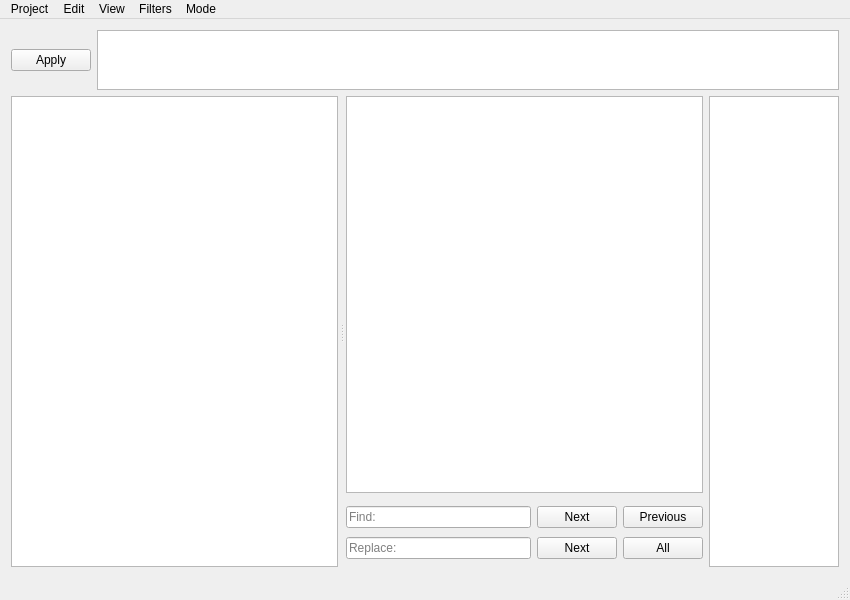
<?xml version="1.0" encoding="UTF-8"?>
<ui version="4.0">
 <class>MainWindow</class>
 <widget class="QMainWindow" name="MainWindow">
  <property name="enabled">
   <bool>true</bool>
  </property>
  <property name="geometry">
   <rect>
    <x>0</x>
    <y>0</y>
    <width>850</width>
    <height>600</height>
   </rect>
  </property>
  <property name="windowTitle">
   <string>ManuLab</string>
  </property>
  <widget class="QWidget" name="centralWidget">
   <layout class="QVBoxLayout" name="verticalLayout">
    <item>
     <layout class="QHBoxLayout" name="horizontalLayout_2">
      <item>
       <widget class="QPushButton" name="filtersExecute">
        <property name="sizePolicy">
         <sizepolicy hsizetype="Maximum" vsizetype="Fixed">
          <horstretch>0</horstretch>
          <verstretch>0</verstretch>
         </sizepolicy>
        </property>
        <property name="text">
         <string>Apply</string>
        </property>
       </widget>
      </item>
      <item>
       <widget class="FilterList" name="filtersList">
        <property name="sizePolicy">
         <sizepolicy hsizetype="Preferred" vsizetype="Preferred">
          <horstretch>0</horstretch>
          <verstretch>0</verstretch>
         </sizepolicy>
        </property>
        <property name="maximumSize">
         <size>
          <width>16777215</width>
          <height>60</height>
         </size>
        </property>
        <property name="font">
         <font>
          <family>Sans Serif</family>
          <pointsize>12</pointsize>
          <weight>50</weight>
          <bold>false</bold>
         </font>
        </property>
        <property name="selectionMode">
         <enum>QAbstractItemView::NoSelection</enum>
        </property>
        <property name="textElideMode">
         <enum>Qt::ElideMiddle</enum>
        </property>
        <property name="verticalScrollMode">
         <enum>QAbstractItemView::ScrollPerPixel</enum>
        </property>
        <property name="horizontalScrollMode">
         <enum>QAbstractItemView::ScrollPerPixel</enum>
        </property>
        <property name="flow">
         <enum>QListView::LeftToRight</enum>
        </property>
        <property name="isWrapping" stdset="0">
         <bool>false</bool>
        </property>
        <property name="resizeMode">
         <enum>QListView::Fixed</enum>
        </property>
        <property name="layoutMode">
         <enum>QListView::SinglePass</enum>
        </property>
        <property name="viewMode">
         <enum>QListView::ListMode</enum>
        </property>
        <property name="uniformItemSizes">
         <bool>false</bool>
        </property>
        <property name="wordWrap">
         <bool>false</bool>
        </property>
       </widget>
      </item>
     </layout>
    </item>
    <item>
     <layout class="QHBoxLayout" name="horizontalLayout_4">
      <property name="sizeConstraint">
       <enum>QLayout::SetMaximumSize</enum>
      </property>
      <item>
       <widget class="QSplitter" name="splitter">
        <property name="sizePolicy">
         <sizepolicy hsizetype="Expanding" vsizetype="Expanding">
          <horstretch>0</horstretch>
          <verstretch>0</verstretch>
         </sizepolicy>
        </property>
        <property name="minimumSize">
         <size>
          <width>100</width>
          <height>0</height>
         </size>
        </property>
        <property name="orientation">
         <enum>Qt::Horizontal</enum>
        </property>
        <property name="opaqueResize">
         <bool>true</bool>
        </property>
        <property name="handleWidth">
         <number>8</number>
        </property>
        <property name="childrenCollapsible">
         <bool>false</bool>
        </property>
        <widget class="ImageViewer" name="imageView">
         <property name="enabled">
          <bool>true</bool>
         </property>
         <property name="sizePolicy">
          <sizepolicy hsizetype="Preferred" vsizetype="Preferred">
           <horstretch>0</horstretch>
           <verstretch>0</verstretch>
          </sizepolicy>
         </property>
         <property name="minimumSize">
          <size>
           <width>100</width>
           <height>0</height>
          </size>
         </property>
         <property name="baseSize">
          <size>
           <width>0</width>
           <height>0</height>
          </size>
         </property>
         <property name="acceptDrops">
          <bool>true</bool>
         </property>
         <property name="frameShape">
          <enum>QFrame::StyledPanel</enum>
         </property>
         <property name="frameShadow">
          <enum>QFrame::Sunken</enum>
         </property>
         <property name="midLineWidth">
          <number>0</number>
         </property>
         <property name="alignment">
          <set>Qt::AlignCenter</set>
         </property>
        </widget>
        <widget class="QFrame" name="frame">
         <property name="sizePolicy">
          <sizepolicy hsizetype="Fixed" vsizetype="Ignored">
           <horstretch>0</horstretch>
           <verstretch>0</verstretch>
          </sizepolicy>
         </property>
         <property name="minimumSize">
          <size>
           <width>0</width>
           <height>150</height>
          </size>
         </property>
         <property name="frameShape">
          <enum>QFrame::NoFrame</enum>
         </property>
         <property name="frameShadow">
          <enum>QFrame::Raised</enum>
         </property>
         <layout class="QVBoxLayout" name="v">
          <property name="leftMargin">
           <number>0</number>
          </property>
          <property name="topMargin">
           <number>0</number>
          </property>
          <property name="rightMargin">
           <number>0</number>
          </property>
          <property name="bottomMargin">
           <number>0</number>
          </property>
          <item>
           <widget class="TextEditor" name="textEdit">
            <property name="sizePolicy">
             <sizepolicy hsizetype="Preferred" vsizetype="Preferred">
              <horstretch>0</horstretch>
              <verstretch>0</verstretch>
             </sizepolicy>
            </property>
            <property name="minimumSize">
             <size>
              <width>0</width>
              <height>0</height>
             </size>
            </property>
            <property name="layoutDirection">
             <enum>Qt::LeftToRight</enum>
            </property>
           </widget>
          </item>
          <item>
           <widget class="QFrame" name="searchReplaceFrame">
            <property name="enabled">
             <bool>true</bool>
            </property>
            <property name="sizePolicy">
             <sizepolicy hsizetype="Minimum" vsizetype="Maximum">
              <horstretch>0</horstretch>
              <verstretch>0</verstretch>
             </sizepolicy>
            </property>
            <property name="maximumSize">
             <size>
              <width>16777215</width>
              <height>68</height>
             </size>
            </property>
            <property name="frameShape">
             <enum>QFrame::NoFrame</enum>
            </property>
            <property name="frameShadow">
             <enum>QFrame::Raised</enum>
            </property>
            <layout class="QGridLayout" name="gridLayout">
             <property name="leftMargin">
              <number>0</number>
             </property>
             <property name="topMargin">
              <number>0</number>
             </property>
             <property name="rightMargin">
              <number>0</number>
             </property>
             <property name="bottomMargin">
              <number>0</number>
             </property>
             <property name="horizontalSpacing">
              <number>6</number>
             </property>
             <property name="verticalSpacing">
              <number>2</number>
             </property>
             <item row="1" column="0">
              <layout class="QHBoxLayout" name="horizontalLayout">
               <property name="sizeConstraint">
                <enum>QLayout::SetMinimumSize</enum>
               </property>
               <item>
                <widget class="QLineEdit" name="findTextLineEdit">
                 <property name="placeholderText">
                  <string>Find:</string>
                 </property>
                </widget>
               </item>
               <item>
                <widget class="QPushButton" name="findNext">
                 <property name="text">
                  <string>Next</string>
                 </property>
                </widget>
               </item>
               <item>
                <widget class="QPushButton" name="findPrevious">
                 <property name="text">
                  <string>Previous</string>
                 </property>
                </widget>
               </item>
              </layout>
             </item>
             <item row="2" column="0">
              <layout class="QHBoxLayout" name="horizontalLayout_3">
               <property name="sizeConstraint">
                <enum>QLayout::SetMinimumSize</enum>
               </property>
               <item>
                <widget class="QLineEdit" name="replaceTextLineEdit">
                 <property name="placeholderText">
                  <string>Replace:</string>
                 </property>
                </widget>
               </item>
               <item>
                <widget class="QPushButton" name="replaceNext">
                 <property name="text">
                  <string>Next</string>
                 </property>
                </widget>
               </item>
               <item>
                <widget class="QPushButton" name="replaceAll">
                 <property name="text">
                  <string>All</string>
                 </property>
                </widget>
               </item>
              </layout>
             </item>
            </layout>
           </widget>
          </item>
         </layout>
        </widget>
       </widget>
      </item>
      <item>
       <widget class="FilterManager" name="filterManager">
        <property name="maximumSize">
         <size>
          <width>130</width>
          <height>16777215</height>
         </size>
        </property>
        <property name="focusPolicy">
         <enum>Qt::ClickFocus</enum>
        </property>
        <property name="alternatingRowColors">
         <bool>false</bool>
        </property>
        <property name="isWrapping" stdset="0">
         <bool>false</bool>
        </property>
        <property name="viewMode">
         <enum>QListView::ListMode</enum>
        </property>
        <property name="uniformItemSizes">
         <bool>false</bool>
        </property>
        <property name="wordWrap">
         <bool>false</bool>
        </property>
       </widget>
      </item>
     </layout>
    </item>
   </layout>
  </widget>
  <widget class="QStatusBar" name="statusBar"/>
  <widget class="QMenuBar" name="menuBar">
   <property name="geometry">
    <rect>
     <x>0</x>
     <y>0</y>
     <width>850</width>
     <height>25</height>
    </rect>
   </property>
   <widget class="QMenu" name="menuProject">
    <property name="title">
     <string>Project</string>
    </property>
    <addaction name="openProjectManager"/>
    <addaction name="saveProject"/>
    <addaction name="separator"/>
    <addaction name="actionExit"/>
   </widget>
   <widget class="QMenu" name="menuEdit">
    <property name="title">
     <string>Edit</string>
    </property>
    <addaction name="actionCopyText"/>
    <addaction name="actionCutText"/>
    <addaction name="actionPasteText"/>
    <addaction name="actionUndoText"/>
    <addaction name="actionRedoText"/>
    <addaction name="separator"/>
    <addaction name="actionFindReplace"/>
    <addaction name="actionWrapLine"/>
    <addaction name="separator"/>
    <addaction name="actionChange_Orientation"/>
    <addaction name="separator"/>
    <addaction name="changeFont"/>
    <addaction name="separator"/>
   </widget>
   <widget class="QMenu" name="menuFile">
    <property name="title">
     <string>View</string>
    </property>
    <addaction name="nextPage"/>
    <addaction name="previousPage"/>
    <addaction name="jumpToPage"/>
   </widget>
   <widget class="QMenu" name="menuFilters">
    <property name="title">
     <string>Filters</string>
    </property>
    <addaction name="filtersOpenFrom"/>
    <addaction name="filtersSaveAs"/>
    <addaction name="separator"/>
    <addaction name="removeAllFilters"/>
   </widget>
   <widget class="QMenu" name="menuMode">
    <property name="title">
     <string>Mode</string>
    </property>
    <addaction name="mode"/>
   </widget>
   <addaction name="menuProject"/>
   <addaction name="menuEdit"/>
   <addaction name="menuFile"/>
   <addaction name="menuFilters"/>
   <addaction name="menuMode"/>
  </widget>
  <action name="nextPage">
   <property name="text">
    <string>Next</string>
   </property>
   <property name="toolTip">
    <string>Next Page</string>
   </property>
   <property name="shortcut">
    <string>Right</string>
   </property>
  </action>
  <action name="previousPage">
   <property name="text">
    <string>Previous</string>
   </property>
   <property name="toolTip">
    <string>Previous Page</string>
   </property>
   <property name="shortcut">
    <string>Left</string>
   </property>
  </action>
  <action name="actionCopyText">
   <property name="icon">
    <iconset resource="../resources/icons.qrc">
     <normaloff>:/icons/interface.png</normaloff>:/icons/interface.png</iconset>
   </property>
   <property name="text">
    <string>Copy</string>
   </property>
   <property name="shortcut">
    <string>Ctrl+C</string>
   </property>
  </action>
  <action name="actionCutText">
   <property name="icon">
    <iconset resource="../resources/icons.qrc">
     <normaloff>:/icons/cut.png</normaloff>:/icons/cut.png</iconset>
   </property>
   <property name="text">
    <string>Cut</string>
   </property>
   <property name="shortcut">
    <string>Ctrl+X</string>
   </property>
  </action>
  <action name="actionPasteText">
   <property name="icon">
    <iconset resource="../resources/icons.qrc">
     <normaloff>:/icons/interface-2.png</normaloff>:/icons/interface-2.png</iconset>
   </property>
   <property name="text">
    <string>Paste</string>
   </property>
   <property name="shortcut">
    <string>Ctrl+V</string>
   </property>
  </action>
  <action name="actionUndoText">
   <property name="icon">
    <iconset resource="../resources/icons.qrc">
     <normaloff>:/icons/arrows-2.png</normaloff>:/icons/arrows-2.png</iconset>
   </property>
   <property name="text">
    <string>Undo</string>
   </property>
   <property name="shortcut">
    <string>Ctrl+Z</string>
   </property>
  </action>
  <action name="actionRedoText">
   <property name="icon">
    <iconset resource="../resources/icons.qrc">
     <normaloff>:/icons/arrows-6.png</normaloff>:/icons/arrows-6.png</iconset>
   </property>
   <property name="text">
    <string>Redo</string>
   </property>
   <property name="shortcut">
    <string>Ctrl+Y</string>
   </property>
  </action>
  <action name="actionFindReplace">
   <property name="checkable">
    <bool>true</bool>
   </property>
   <property name="icon">
    <iconset resource="../resources/icons.qrc">
     <normaloff>:/icons/search.png</normaloff>:/icons/search.png</iconset>
   </property>
   <property name="text">
    <string>Find and Replace</string>
   </property>
   <property name="toolTip">
    <string>Find and  Replace</string>
   </property>
   <property name="shortcut">
    <string>Ctrl+F</string>
   </property>
  </action>
  <action name="actionWrapLine">
   <property name="checkable">
    <bool>true</bool>
   </property>
   <property name="checked">
    <bool>true</bool>
   </property>
   <property name="text">
    <string>Wrap Line</string>
   </property>
   <property name="shortcut">
    <string>Ctrl+W</string>
   </property>
  </action>
  <action name="openProjectManager">
   <property name="text">
    <string>Open</string>
   </property>
   <property name="shortcut">
    <string>Ctrl+N</string>
   </property>
  </action>
  <action name="saveProject">
   <property name="text">
    <string>Save</string>
   </property>
   <property name="shortcut">
    <string>Ctrl+S</string>
   </property>
  </action>
  <action name="actionExit">
   <property name="text">
    <string>Exit</string>
   </property>
   <property name="shortcut">
    <string>Ctrl+Q</string>
   </property>
  </action>
  <action name="actionChange_Orientation">
   <property name="checkable">
    <bool>true</bool>
   </property>
   <property name="icon">
    <iconset resource="../resources/icons.qrc">
     <normaloff>:/icons/orientationVertical.png</normaloff>
     <normalon>:/icons/orientationHorizontal.png</normalon>:/icons/orientationVertical.png</iconset>
   </property>
   <property name="text">
    <string>Change Orientation</string>
   </property>
  </action>
  <action name="removeAllFilters">
   <property name="text">
    <string>Remove All</string>
   </property>
  </action>
  <action name="changeFont">
   <property name="text">
    <string>Font</string>
   </property>
  </action>
  <action name="jumpToPage">
   <property name="text">
    <string>Jump to page</string>
   </property>
   <property name="shortcut">
    <string>Ctrl+J</string>
   </property>
  </action>
  <action name="mode">
   <property name="checkable">
    <bool>true</bool>
   </property>
   <property name="text">
    <string>Edit</string>
   </property>
   <property name="shortcut">
    <string>Ctrl+M</string>
   </property>
  </action>
  <action name="filtersSaveAs">
   <property name="text">
    <string>Save As</string>
   </property>
  </action>
  <action name="filtersOpenFrom">
   <property name="text">
    <string>Open</string>
   </property>
  </action>
 </widget>
 <layoutdefault spacing="6" margin="11"/>
 <customwidgets>
  <customwidget>
   <class>TextEditor</class>
   <extends>QTextEdit</extends>
   <header>ui/texteditor.h</header>
  </customwidget>
  <customwidget>
   <class>ImageViewer</class>
   <extends>QGraphicsView</extends>
   <header>ui/imageviewer.h</header>
  </customwidget>
  <customwidget>
   <class>FilterList</class>
   <extends>QListWidget</extends>
   <header>ui/filterlist.h</header>
  </customwidget>
  <customwidget>
   <class>FilterManager</class>
   <extends>QListWidget</extends>
   <header>ui/filtermanager.h</header>
  </customwidget>
 </customwidgets>
 <resources>
  <include location="../resources/icons.qrc"/>
 </resources>
 <connections/>
</ui>
